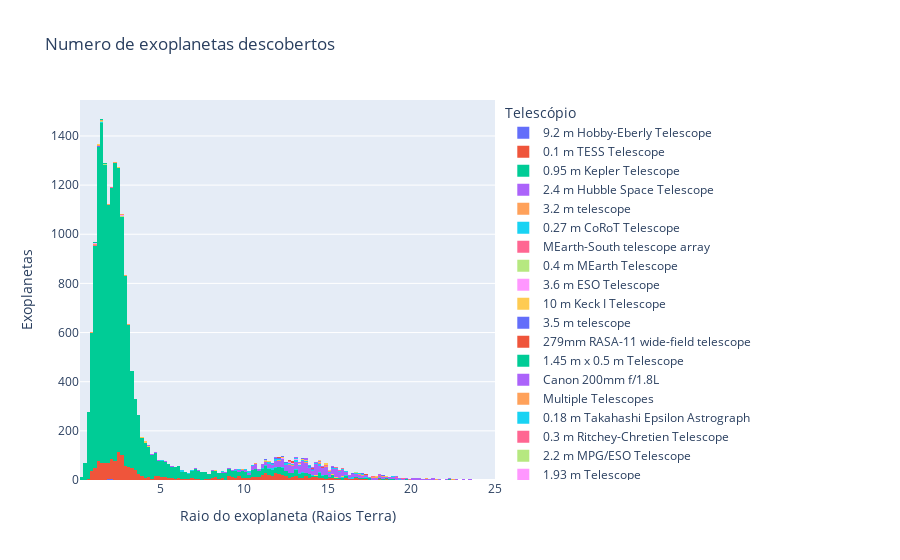

The cell this chart's notebook holds for it:
### Code cell
# histograma separado pelo telescopio que descobriu o planeta
title ='Numero de exoplanetas descobertos'
labels = {
    'pl_rade':'Raio do exoplaneta (Raios Terra)',
    'disc_telescope':'Telescópio'
}
fig = px.histogram(df_exopl[df_exopl['pl_rade'] < 25], 
                    x='pl_rade', 
                    color='disc_telescope',
                    title=title,
                    labels=labels,)
fig.update_layout(yaxis_title = 'Exoplanetas')
fig.show()

### Figure 1 — Plotly figure (JSON) as saved in the notebook; plotly's stock layout.template omitted (floating-point values rounded to 4 significant figures; data arrays with more than 128 entries replaced by an {"elided": "..."} marker saying what was removed)
{"data": [{"bingroup": "x", "hovertemplate": "Telescópio=9.2 m Hobby-Eberly Telescope<br>Raio do exoplaneta (Raios Terra)=%{x}<br>count=%{y}<extra></extra>", "legendgroup": "9.2 m Hobby-Eberly Telescope", "marker": {"color": "#636efa", "pattern": {"shape": ""}}, "name": "9.2 m Hobby-Eberly Telescope", "orientation": "v", "showlegend": true, "type": "histogram", "x": [1.947, 2.0, 2.023, 2.08, 1.856, 2.173, 1.875, 1.897, 1.91], "xaxis": "x", "yaxis": "y"}, {"bingroup": "x", "hovertemplate": "Telescópio=0.1 m TESS Telescope<br>Raio do exoplaneta (Raios Terra)=%{x}<br>count=%{y}<extra></extra>", "legendgroup": "0.1 m TESS Telescope", "marker": {"color": "#EF553B", "pattern": {"shape": ""}}, "name": "0.1 m TESS Telescope", "orientation": "v", "showlegend": true, "type": "histogram", "x": {"elided": "1678 float values"}, "xaxis": "x", "yaxis": "y"}, {"bingroup": "x", "hovertemplate": "Telescópio=0.95 m Kepler Telescope<br>Raio do exoplaneta (Raios Terra)=%{x}<br>count=%{y}<extra></extra>", "legendgroup": "0.95 m Kepler Telescope", "marker": {"color": "#00cc96", "pattern": {"shape": ""}}, "name": "0.95 m Kepler Telescope", "orientation": "v", "showlegend": true, "type": "histogram", "x": {"elided": "15548 float values"}, "xaxis": "x", "yaxis": "y"}, {"bingroup": "x", "hovertemplate": "Telescópio=2.4 m Hubble Space Telescope<br>Raio do exoplaneta (Raios Terra)=%{x}<br>count=%{y}<extra></extra>", "legendgroup": "2.4 m Hubble Space Telescope", "marker": {"color": "#ab63fa", "pattern": {"shape": ""}}, "name": "2.4 m Hubble Space Telescope", "orientation": "v", "showlegend": true, "type": "histogram", "x": [20.85, 12.67, 9.079], "xaxis": "x", "yaxis": "y"}, {"bingroup": "x", "hovertemplate": "Telescópio=3.2 m telescope<br>Raio do exoplaneta (Raios Terra)=%{x}<br>count=%{y}<extra></extra>", "legendgroup": "3.2 m telescope", "marker": {"color": "#FFA15A", "pattern": {"shape": ""}}, "name": "3.2 m telescope", "orientation": "v", "showlegend": true, "type": "histogram", "x": [12.44], "xaxis": "x", "yaxis": "y"}, {"bingroup": "x", "hovertemplate": "Telescópio=0.27 m CoRoT Telescope<br>Raio do exoplaneta (Raios Terra)=%{x}<br>count=%{y}<extra></extra>", "legendgroup": "0.27 m CoRoT Telescope", "marker": {"color": "#19d3f3", "pattern": {"shape": ""}}, "name": "0.27 m CoRoT Telescope", "orientation": "v", "showlegend": true, "type": "histogram", "x": [16.59, 17.39, 20.59, 19.22, 16.7, 15.92, 10.87, 10.55, 10.87, 7.385, 21.75, 15.58, 15.98, 16.03, 16.03, 16.14, 16.14, 17.76, 15.13, 15.06, 12.53, 9.92, 9.92, 14.03, 12.22, 12.22, 11.41, 13.11, 13.11, 11.43, 11.29, 11.43, 12.85, 14.68, 15.05, 14.02, 14.68, 13.34, 13.49, 14.46, 14.46, 16.92, 16.42, 15.85, 16.48, 16.37, 16.43, 16.43, 16.53, 11.21, 15.4, 9.42, 13.0, 9.416, 14.57, 4.88, 13.23, 11.77, 11.77, 3.7, 5.0, 12.11, 12.11, 14.12, 14.12, 11.29, 11.29, 10.7, 10.09, 11.14, 11.32, 11.32, 11.62, 11.31, 16.37, 6.389, 18.83, 15.8, 13.34, 13.44, 13.34, 13.0, 13.25, 15.56, 18.38, 14.08, 15.56, 13.07, 13.28, 13.07, 1.861, 1.58, 1.585, 1.681, 1.528, 1.68, 7.981, 6.389, 6.938, 6.39, 11.77, 11.95, 11.62], "xaxis": "x", "yaxis": "y"}, {"bingroup": "x", "hovertemplate": "Telescópio=MEarth-South telescope array<br>Raio do exoplaneta (Raios Terra)=%{x}<br>count=%{y}<extra></extra>", "legendgroup": "MEarth-South telescope array", "marker": {"color": "#FF6692", "pattern": {"shape": ""}}, "name": "MEarth-South telescope array", "orientation": "v", "showlegend": true, "type": "histogram", "x": [1.43, 1.13, 1.16, 1.215, 1.192], "xaxis": "x", "yaxis": "y"}, {"bingroup": "x", "hovertemplate": "Telescópio=0.4 m MEarth Telescope<br>Raio do exoplaneta (Raios Terra)=%{x}<br>count=%{y}<extra></extra>", "legendgroup": "0.4 m MEarth Telescope", "marker": {"color": "#B6E880", "pattern": {"shape": ""}}, "name": "0.4 m MEarth Telescope", "orientation": "v", "showlegend": true, "type": "histogram", "x": [2.847, 2.733, 2.64, 2.678, 2.65, 2.74, 2.742, 2.61, 2.27, 1.635, 1.844, 1.73, 1.727, 1.43], "xaxis": "x", "yaxis": "y"}, {"bingroup": "x", "hovertemplate": "Telescópio=3.6 m ESO Telescope<br>Raio do exoplaneta (Raios Terra)=%{x}<br>count=%{y}<extra></extra>", "legendgroup": "3.6 m ESO Telescope", "marker": {"color": "#FF97FF", "pattern": {"shape": ""}}, "name": "3.6 m ESO Telescope", "orientation": "v", "showlegend": true, "type": "histogram", "x": [4.131, 4.2, 3.88, 4.32, 4.57, 4.83, 3.88, 2.114, 1.643, 1.542, 1.482, 1.664, 2.705, 2.916, 2.608, 2.857, 2.507, 2.562, 12.31, 1.52], "xaxis": "x", "yaxis": "y"}, {"bingroup": "x", "hovertemplate": "Telescópio=10 m Keck I Telescope<br>Raio do exoplaneta (Raios Terra)=%{x}<br>count=%{y}<extra></extra>", "legendgroup": "10 m Keck I Telescope", "marker": {"color": "#FECB52", "pattern": {"shape": ""}}, "name": "10 m Keck I Telescope", "orientation": "v", "showlegend": true, "type": "histogram", "x": [2.63, 8.4, 4.2, 4.091, 4.26, 4.222, 3.96, 4.1, 4.17, 3.812, 4.191, 4.04, 15.23, 15.7, 15.24, 15.47, 15.92, 15.23, 14.24, 15.58, 14.8, 16.38, 2.247, 2.43, 2.12, 2.354, 2.341], "xaxis": "x", "yaxis": "y"}, {"bingroup": "x", "hovertemplate": "Telescópio=3.5 m telescope<br>Raio do exoplaneta (Raios Terra)=%{x}<br>count=%{y}<extra></extra>", "legendgroup": "3.5 m telescope", "marker": {"color": "#636efa", "pattern": {"shape": ""}}, "name": "3.5 m telescope", "orientation": "v", "showlegend": true, "type": "histogram", "x": [1.289, 1.343, 1.324, 1.305], "xaxis": "x", "yaxis": "y"}, {"bingroup": "x", "hovertemplate": "Telescópio=279mm RASA-11 wide-field telescope<br>Raio do exoplaneta (Raios Terra)=%{x}<br>count=%{y}<extra></extra>", "legendgroup": "279mm RASA-11 wide-field telescope", "marker": {"color": "#EF553B", "pattern": {"shape": ""}}, "name": "279mm RASA-11 wide-field telescope", "orientation": "v", "showlegend": true, "type": "histogram", "x": [15.39, 16.48], "xaxis": "x", "yaxis": "y"}, {"bingroup": "x", "hovertemplate": "Telescópio=1.45 m x 0.5 m Telescope<br>Raio do exoplaneta (Raios Terra)=%{x}<br>count=%{y}<extra></extra>", "legendgroup": "1.45 m x 0.5 m Telescope", "marker": {"color": "#00cc96", "pattern": {"shape": ""}}, "name": "1.45 m x 0.5 m Telescope", "orientation": "v", "showlegend": true, "type": "histogram", "x": [12.66, 13.78, 14.72, 14.82], "xaxis": "x", "yaxis": "y"}, {"bingroup": "x", "hovertemplate": "Telescópio=Canon 200mm f/1.8L<br>Raio do exoplaneta (Raios Terra)=%{x}<br>count=%{y}<extra></extra>", "legendgroup": "Canon 200mm f/1.8L", "marker": {"color": "#ab63fa", "pattern": {"shape": ""}}, "name": "Canon 200mm f/1.8L", "orientation": "v", "showlegend": true, "type": "histogram", "x": {"elided": "958 float values"}, "xaxis": "x", "yaxis": "y"}, {"bingroup": "x", "hovertemplate": "Telescópio=Multiple Telescopes<br>Raio do exoplaneta (Raios Terra)=%{x}<br>count=%{y}<extra></extra>", "legendgroup": "Multiple Telescopes", "marker": {"color": "#FFA15A", "pattern": {"shape": ""}}, "name": "Multiple Telescopes", "orientation": "v", "showlegend": true, "type": "histogram", "x": [14.44, 14.32, 14.49, 13.7, 13.51, 10.71, 11.31, 14.77, 13.21, 19.5, 15.84, 17.09, 14.95, 14.93, 12.59, 12.98, 18.34, 18.28, 10.08, 11.37, 12.78, 12.03, 12.54, 13.62, 19.09, 18.16, 15.97, 14.99, 14.9, 10.68, 12.09, 22.5, 20.85, 15.64, 17.37, 15.88, 16.67, 2.2, 2.388, 2.852, 1.94, 2.601, 2.607, 16.37, 1.31, 2.9, 3.001, 3.065, 10.98, 11.24, 11.99, 17.09, 17.06, 21.41, 18.8, 1.272, 1.169, 1.282, 1.566, 1.367, 9.976, 21.37, 17.9, 16.81, 17.79, 17.15, 16.98, 0.977, 19.58, 21.02, 2.62, 2.287, 2.18, 0.92, 0.918, 1.045, 1.045, 1.129, 1.127, 0.752, 0.755, 0.755, 20.15, 17.71, 12.04, 12.43, 14.55, 16.02], "xaxis": "x", "yaxis": "y"}, {"bingroup": "x", "hovertemplate": "Telescópio=0.18 m Takahashi Epsilon Astrograph<br>Raio do exoplaneta (Raios Terra)=%{x}<br>count=%{y}<extra></extra>", "legendgroup": "0.18 m Takahashi Epsilon Astrograph", "marker": {"color": "#19d3f3", "pattern": {"shape": ""}}, "name": "0.18 m Takahashi Epsilon Astrograph", "orientation": "v", "showlegend": true, "type": "histogram", "x": {"elided": "163 float values"}, "xaxis": "x", "yaxis": "y"}, {"bingroup": "x", "hovertemplate": "Telescópio=0.3 m Ritchey-Chretien Telescope<br>Raio do exoplaneta (Raios Terra)=%{x}<br>count=%{y}<extra></extra>", "legendgroup": "0.3 m Ritchey-Chretien Telescope", "marker": {"color": "#FF6692", "pattern": {"shape": ""}}, "name": "0.3 m Ritchey-Chretien Telescope", "orientation": "v", "showlegend": true, "type": "histogram", "x": [2.017, 18.15], "xaxis": "x", "yaxis": "y"}, {"bingroup": "x", "hovertemplate": "Telescópio=2.2 m MPG/ESO Telescope<br>Raio do exoplaneta (Raios Terra)=%{x}<br>count=%{y}<extra></extra>", "legendgroup": "2.2 m MPG/ESO Telescope", "marker": {"color": "#B6E880", "pattern": {"shape": ""}}, "name": "2.2 m MPG/ESO Telescope", "orientation": "v", "showlegend": true, "type": "histogram", "x": [11.21, 10.55], "xaxis": "x", "yaxis": "y"}, {"bingroup": "x", "hovertemplate": "Telescópio=1.93 m Telescope<br>Raio do exoplaneta (Raios Terra)=%{x}<br>count=%{y}<extra></extra>", "legendgroup": "1.93 m Telescope", "marker": {"color": "#FF97FF", "pattern": {"shape": ""}}, "name": "1.93 m Telescope", "orientation": "v", "showlegend": true, "type": "histogram", "x": [12.06, 12.55, 12.78, 12.73, 13.14, 12.78, 1.282, 12.54, 12.67, 12.9, 13.3, 12.3, 12.76, 14.12, 12.78, 12.76, 2.49], "xaxis": "x", "yaxis": "y"}, {"bingroup": "x", "hovertemplate": "Telescópio=8.2 m ESO VLT UT3 Melipal Telescope<br>Raio do exoplaneta (Raios Terra)=%{x}<br>count=%{y}<extra></extra>", "legendgroup": "8.2 m ESO VLT UT3 Melipal Telescope", "marker": {"color": "#FECB52", "pattern": {"shape": ""}}, "name": "8.2 m ESO VLT UT3 Melipal Telescope", "orientation": "v", "showlegend": true, "type": "histogram", "x": [15.69, 1.58, 1.551, 1.37, 1.538, 14.57], "xaxis": "x", "yaxis": "y"}, {"bingroup": "x", "hovertemplate": "Telescópio=8.2 m Subaru Telescope<br>Raio do exoplaneta (Raios Terra)=%{x}<br>count=%{y}<extra></extra>", "legendgroup": "8.2 m Subaru Telescope", "marker": {"color": "#636efa", "pattern": {"shape": ""}}, "name": "8.2 m Subaru Telescope", "orientation": "v", "showlegend": true, "type": "histogram", "x": [7.331, 9.09, 8.333, 9.113, 8.127, 6.837, 8.295, 12.33, 12.27, 11.94, 1.094, 11.43, 13.14, 12.18], "xaxis": "x", "yaxis": "y"}, {"bingroup": "x", "hovertemplate": "Telescópio=8.19 m Gemini South Telescope<br>Raio do exoplaneta (Raios Terra)=%{x}<br>count=%{y}<extra></extra>", "legendgroup": "8.19 m Gemini South Telescope", "marker": {"color": "#EF553B", "pattern": {"shape": ""}}, "name": "8.19 m Gemini South Telescope", "orientation": "v", "showlegend": true, "type": "histogram", "x": [14.01], "xaxis": "x", "yaxis": "y"}, {"bingroup": "x", "hovertemplate": "Telescópio=3.58 m Telescopio Nazionale Galileo<br>Raio do exoplaneta (Raios Terra)=%{x}<br>count=%{y}<extra></extra>", "legendgroup": "3.58 m Telescopio Nazionale Galileo", "marker": {"color": "#00cc96", "pattern": {"shape": ""}}, "name": "3.58 m Telescopio Nazionale Galileo", "orientation": "v", "showlegend": true, "type": "histogram", "x": [1.533, 1.282, 1.602, 1.606, 1.507, 1.392, 1.511, 1.61, 0.91], "xaxis": "x", "yaxis": "y"}, {"bingroup": "x", "hovertemplate": "Telescópio=6.5 m Magellan II Clay Telescope<br>Raio do exoplaneta (Raios Terra)=%{x}<br>count=%{y}<extra></extra>", "legendgroup": "6.5 m Magellan II Clay Telescope", "marker": {"color": "#ab63fa", "pattern": {"shape": ""}}, "name": "6.5 m Magellan II Clay Telescope", "orientation": "v", "showlegend": true, "type": "histogram", "x": [3.89, 4.366], "xaxis": "x", "yaxis": "y"}, {"bingroup": "x", "hovertemplate": "Telescópio=8.19 m Gemini North Telescope<br>Raio do exoplaneta (Raios Terra)=%{x}<br>count=%{y}<extra></extra>", "legendgroup": "8.19 m Gemini North Telescope", "marker": {"color": "#FFA15A", "pattern": {"shape": ""}}, "name": "8.19 m Gemini North Telescope", "orientation": "v", "showlegend": true, "type": "histogram", "x": [13.0, 13.0], "xaxis": "x", "yaxis": "y"}, {"bingroup": "x", "hovertemplate": "Telescópio=10 m Keck II Telescope<br>Raio do exoplaneta (Raios Terra)=%{x}<br>count=%{y}<extra></extra>", "legendgroup": "10 m Keck II Telescope", "marker": {"color": "#19d3f3", "pattern": {"shape": ""}}, "name": "10 m Keck II Telescope", "orientation": "v", "showlegend": true, "type": "histogram", "x": [13.0], "xaxis": "x", "yaxis": "y"}, {"bingroup": "x", "hovertemplate": "Telescópio=Mamiya 645 80mm f/1.9<br>Raio do exoplaneta (Raios Terra)=%{x}<br>count=%{y}<extra></extra>", "legendgroup": "Mamiya 645 80mm f/1.9", "marker": {"color": "#FF6692", "pattern": {"shape": ""}}, "name": "Mamiya 645 80mm f/1.9", "orientation": "v", "showlegend": true, "type": "histogram", "x": [12.94, 12.44, 15.68, 14.54, 15.79, 15.36, 15.13, 13.58, 15.13, 19.95, 15.4, 17.04, 19.54, 17.22, 16.17, 19.5, 16.03, 15.86, 17.13, 18.13, 17.6, 15.04, 14.46, 15.13, 14.41, 19.51, 21.29, 20.51, 19.37, 17.78, 14.69, 14.83, 12.71, 15.8, 14.26, 15.24, 16.72, 17.49, 15.08, 15.08, 15.13, 19.04, 19.06, 18.82, 13.37, 14.29, 13.23, 14.57, 13.23, 17.18, 17.93, 17.8, 18.16, 21.05, 20.85, 21.2, 20.34], "xaxis": "x", "yaxis": "y"}, {"bingroup": "x", "hovertemplate": "Telescópio=Rowe-Ackermann Schmidt Astrograph telescope<br>Raio do exoplaneta (Raios Terra)=%{x}<br>count=%{y}<extra></extra>", "legendgroup": "Rowe-Ackermann Schmidt Astrograph telescope", "marker": {"color": "#B6E880", "pattern": {"shape": ""}}, "name": "Rowe-Ackermann Schmidt Astrograph telescope", "orientation": "v", "showlegend": true, "type": "histogram", "x": [11.55, 10.2], "xaxis": "x", "yaxis": "y"}, {"bingroup": "x", "hovertemplate": "Telescópio=0.85 m Spitzer Space Telescope<br>Raio do exoplaneta (Raios Terra)=%{x}<br>count=%{y}<extra></extra>", "legendgroup": "0.85 m Spitzer Space Telescope", "marker": {"color": "#FF97FF", "pattern": {"shape": ""}}, "name": "0.85 m Spitzer Space Telescope", "orientation": "v", "showlegend": true, "type": "histogram", "x": [1.032], "xaxis": "x", "yaxis": "y"}, {"bingroup": "x", "hovertemplate": "Telescópio=20 cm NGTS telescope<br>Raio do exoplaneta (Raios Terra)=%{x}<br>count=%{y}<extra></extra>", "legendgroup": "20 cm NGTS telescope", "marker": {"color": "#FECB52", "pattern": {"shape": ""}}, "name": "20 cm NGTS telescope", "orientation": "v", "showlegend": true, "type": "histogram", "x": [10.61, 14.91, 13.51, 10.61, 11.75, 9.064, 12.8, 4.977, 4.586, 12.33, 14.57, 13.9, 13.65, 13.56, 18.55, 17.88, 14.91, 14.2, 11.64, 13.61, 11.47, 14.89, 16.59, 13.24, 15.92, 3.027, 3.18, 12.73, 12.65, 14.86, 8.389, 12.22, 11.42, 11.99, 11.21], "xaxis": "x", "yaxis": "y"}, {"bingroup": "x", "hovertemplate": "Telescópio=1.3 m Warsaw University Telescope<br>Raio do exoplaneta (Raios Terra)=%{x}<br>count=%{y}<extra></extra>", "legendgroup": "1.3 m Warsaw University Telescope", "marker": {"color": "#636efa", "pattern": {"shape": ""}}, "name": "1.3 m Warsaw University Telescope", "orientation": "v", "showlegend": true, "type": "histogram", "x": [19.28, 14.01, 11.84, 17.02, 13.9, 14.01, 13.67, 10.33, 11.78, 11.78, 11.96, 12.07, 11.33, 11.27, 11.21, 11.42, 18.22, 12.2, 12.22, 12.25, 12.25, 12.22, 12.11, 12.45, 12.89, 13.78, 14.01, 13.45, 16.03, 13.23, 13.45, 16.48, 12.67, 14.15, 15.24, 14.57, 15.45, 13.45, 19.44, 15.28, 15.28, 14.57, 13.97, 18.09, 18.05, 18.3], "xaxis": "x", "yaxis": "y"}, {"bingroup": "x", "hovertemplate": "Telescópio=Canon 400mm f/2.8L<br>Raio do exoplaneta (Raios Terra)=%{x}<br>count=%{y}<extra></extra>", "legendgroup": "Canon 400mm f/2.8L", "marker": {"color": "#EF553B", "pattern": {"shape": ""}}, "name": "Canon 400mm f/2.8L", "orientation": "v", "showlegend": true, "type": "histogram", "x": [12.52, 13.23, 12.81, 12.73, 13.05, 12.8, 19.05, 17.3, 11.5, 14.06, 11.85, 12.82, 12.89, 12.5, 14.06, 14.72, 12.29, 12.72, 12.02, 12.41, 12.09, 12.86, 13.05, 11.9, 19.06, 17.72, 15.23, 14.4, 13.37, 11.31], "xaxis": "x", "yaxis": "y"}, {"bingroup": "x", "hovertemplate": "Telescópio=0.60 m Transiting Planets and Planetesimals Small Telescope<br>Raio do exoplaneta (Raios Terra)=%{x}<br>count=%{y}<extra></extra>", "legendgroup": "0.60 m Transiting Planets and Planetesimals Small Telescope", "marker": {"color": "#00cc96", "pattern": {"shape": ""}}, "name": "0.60 m Transiting Planets and Planetesimals Small Telescope", "orientation": "v", "showlegend": true, "type": "histogram", "x": [1.116, 1.086, 1.204, 1.113, 1.097, 1.049, 1.056, 0.772, 0.788], "xaxis": "x", "yaxis": "y"}, {"bingroup": "x", "hovertemplate": "Telescópio=0.10 m Schmidt Telescope<br>Raio do exoplaneta (Raios Terra)=%{x}<br>count=%{y}<extra></extra>", "legendgroup": "0.10 m Schmidt Telescope", "marker": {"color": "#ab63fa", "pattern": {"shape": ""}}, "name": "0.10 m Schmidt Telescope", "orientation": "v", "showlegend": true, "type": "histogram", "x": [12.67, 12.32, 11.96, 12.75, 12.12, 11.96, 12.11, 14.4, 13.02, 13.1, 13.37, 14.13, 13.78, 13.12, 13.33, 12.85, 13.77, 13.72, 13.31, 13.04, 13.9, 14.26, 13.72, 13.7, 13.67, 13.98, 15.24, 14.14, 13.96, 14.97, 14.68, 16.76, 14.71, 14.52, 14.8, 14.98, 14.63, 20.16, 21.2, 18.05, 19.63, 20.6, 19.45, 19.12, 20.29, 19.99, 14.06, 13.48, 13.55, 13.55, 13.38], "xaxis": "x", "yaxis": "y"}, {"bingroup": "x", "hovertemplate": "Telescópio=4 m ESO Vista Telescope<br>Raio do exoplaneta (Raios Terra)=%{x}<br>count=%{y}<extra></extra>", "legendgroup": "4 m ESO Vista Telescope", "marker": {"color": "#FFA15A", "pattern": {"shape": ""}}, "name": "4 m ESO Vista Telescope", "orientation": "v", "showlegend": true, "type": "histogram", "x": [14.57, 13.67], "xaxis": "x", "yaxis": "y"}, {"bingroup": "x", "hovertemplate": "Telescópio=8.2 m ESO VLT UT1 Antu Telescope<br>Raio do exoplaneta (Raios Terra)=%{x}<br>count=%{y}<extra></extra>", "legendgroup": "8.2 m ESO VLT UT1 Antu Telescope", "marker": {"color": "#19d3f3", "pattern": {"shape": ""}}, "name": "8.2 m ESO VLT UT1 Antu Telescope", "orientation": "v", "showlegend": true, "type": "histogram", "x": [13.19, 13.83, 13.88], "xaxis": "x", "yaxis": "y"}, {"bingroup": "x", "hovertemplate": "Telescópio=3.9 m Anglo-Australian Telescope<br>Raio do exoplaneta (Raios Terra)=%{x}<br>count=%{y}<extra></extra>", "legendgroup": "3.9 m Anglo-Australian Telescope", "marker": {"color": "#FF6692", "pattern": {"shape": ""}}, "name": "3.9 m Anglo-Australian Telescope", "orientation": "v", "showlegend": true, "type": "histogram", "x": [15.52, 14.87], "xaxis": "x", "yaxis": "y"}, {"bingroup": "x", "hovertemplate": "Telescópio=3.8 m United Kingdom Infrared Telescope<br>Raio do exoplaneta (Raios Terra)=%{x}<br>count=%{y}<extra></extra>", "legendgroup": "3.8 m United Kingdom Infrared Telescope", "marker": {"color": "#B6E880", "pattern": {"shape": ""}}, "name": "3.8 m United Kingdom Infrared Telescope", "orientation": "v", "showlegend": true, "type": "histogram", "x": [16.7, 15.28], "xaxis": "x", "yaxis": "y"}, {"bingroup": "x", "hovertemplate": "Telescópio=1.8-m Ritchey-Chretien Telescope<br>Raio do exoplaneta (Raios Terra)=%{x}<br>count=%{y}<extra></extra>", "legendgroup": "1.8-m Ritchey-Chretien Telescope", "marker": {"color": "#FF97FF", "pattern": {"shape": ""}}, "name": "1.8-m Ritchey-Chretien Telescope", "orientation": "v", "showlegend": true, "type": "histogram", "x": [13.69, 11.56, 12.99, 20.32], "xaxis": "x", "yaxis": "y"}, {"bingroup": "x", "hovertemplate": "Telescópio=Perkins 1.8 m Telescope<br>Raio do exoplaneta (Raios Terra)=%{x}<br>count=%{y}<extra></extra>", "legendgroup": "Perkins 1.8 m Telescope", "marker": {"color": "#FECB52", "pattern": {"shape": ""}}, "name": "Perkins 1.8 m Telescope", "orientation": "v", "showlegend": true, "type": "histogram", "x": [14.46, 15.02, 15.35, 14.91, 14.01, 14.43], "xaxis": "x", "yaxis": "y"}, {"bingroup": "x", "hovertemplate": "Telescópio=48-inch (1.2 m) Samuel Oschin telescope<br>Raio do exoplaneta (Raios Terra)=%{x}<br>count=%{y}<extra></extra>", "legendgroup": "48-inch (1.2 m) Samuel Oschin telescope", "marker": {"color": "#636efa", "pattern": {"shape": ""}}, "name": "48-inch (1.2 m) Samuel Oschin telescope", "orientation": "v", "showlegend": true, "type": "histogram", "x": [13.79, 11.13], "xaxis": "x", "yaxis": "y"}], "layout": {"barmode": "relative", "legend": {"title": {"text": "Telescópio"}, "tracegroupgap": 0}, "title": {"text": "Numero de exoplanetas descobertos"}, "xaxis": {"anchor": "y", "domain": [0, 1], "title": {"text": "Raio do exoplaneta (Raios Terra)"}}, "yaxis": {"anchor": "x", "domain": [0, 1], "title": {"text": "Exoplanetas"}}}}
